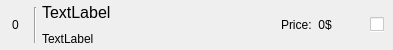
<?xml version="1.0" encoding="UTF-8"?>
<ui version="4.0">
 <class>ProductItem</class>
 <widget class="QWidget" name="ProductItem">
  <property name="geometry">
   <rect>
    <x>0</x>
    <y>0</y>
    <width>393</width>
    <height>50</height>
   </rect>
  </property>
  <property name="minimumSize">
   <size>
    <width>200</width>
    <height>50</height>
   </size>
  </property>
  <property name="maximumSize">
   <size>
    <width>16777215</width>
    <height>50</height>
   </size>
  </property>
  <property name="windowTitle">
   <string>Form</string>
  </property>
  <layout class="QHBoxLayout" name="horizontalLayout">
   <property name="spacing">
    <number>0</number>
   </property>
   <property name="leftMargin">
    <number>0</number>
   </property>
   <property name="topMargin">
    <number>0</number>
   </property>
   <property name="rightMargin">
    <number>0</number>
   </property>
   <property name="bottomMargin">
    <number>0</number>
   </property>
   <item>
    <widget class="QWidget" name="Holder" native="true">
     <property name="styleSheet">
      <string notr="true"/>
     </property>
     <layout class="QHBoxLayout" name="horizontalLayout_2">
      <property name="spacing">
       <number>6</number>
      </property>
      <property name="leftMargin">
       <number>3</number>
      </property>
      <property name="topMargin">
       <number>0</number>
      </property>
      <property name="rightMargin">
       <number>9</number>
      </property>
      <property name="bottomMargin">
       <number>0</number>
      </property>
      <item>
       <widget class="QLabel" name="Number">
        <property name="minimumSize">
         <size>
          <width>25</width>
          <height>0</height>
         </size>
        </property>
        <property name="maximumSize">
         <size>
          <width>25</width>
          <height>16777215</height>
         </size>
        </property>
        <property name="styleSheet">
         <string notr="true">background: transparent;</string>
        </property>
        <property name="text">
         <string>0</string>
        </property>
        <property name="alignment">
         <set>Qt::AlignCenter</set>
        </property>
       </widget>
      </item>
      <item>
       <widget class="Line" name="line">
        <property name="maximumSize">
         <size>
          <width>2</width>
          <height>36</height>
         </size>
        </property>
        <property name="styleSheet">
         <string notr="true"/>
        </property>
        <property name="orientation">
         <enum>Qt::Vertical</enum>
        </property>
       </widget>
      </item>
      <item>
       <widget class="QWidget" name="widget" native="true">
        <property name="styleSheet">
         <string notr="true">background: transparent;</string>
        </property>
        <layout class="QVBoxLayout" name="verticalLayout">
         <property name="spacing">
          <number>3</number>
         </property>
         <property name="leftMargin">
          <number>0</number>
         </property>
         <property name="topMargin">
          <number>0</number>
         </property>
         <property name="rightMargin">
          <number>0</number>
         </property>
         <property name="bottomMargin">
          <number>0</number>
         </property>
         <item>
          <widget class="QLabel" name="ProductName">
           <property name="minimumSize">
            <size>
             <width>200</width>
             <height>0</height>
            </size>
           </property>
           <property name="font">
            <font>
             <pointsize>12</pointsize>
            </font>
           </property>
           <property name="styleSheet">
            <string notr="true">background: transparent;</string>
           </property>
           <property name="text">
            <string>TextLabel</string>
           </property>
          </widget>
         </item>
         <item>
          <widget class="QLabel" name="BuyUntil">
           <property name="minimumSize">
            <size>
             <width>200</width>
             <height>0</height>
            </size>
           </property>
           <property name="font">
            <font>
             <pointsize>9</pointsize>
            </font>
           </property>
           <property name="styleSheet">
            <string notr="true">background: transparent;</string>
           </property>
           <property name="text">
            <string>TextLabel</string>
           </property>
          </widget>
         </item>
        </layout>
       </widget>
      </item>
      <item>
       <spacer name="horizontalSpacer">
        <property name="orientation">
         <enum>Qt::Horizontal</enum>
        </property>
        <property name="sizeHint" stdset="0">
         <size>
          <width>41</width>
          <height>20</height>
         </size>
        </property>
       </spacer>
      </item>
      <item>
       <widget class="QLabel" name="label">
        <property name="styleSheet">
         <string notr="true">background: transparent;</string>
        </property>
        <property name="text">
         <string>Price:</string>
        </property>
       </widget>
      </item>
      <item>
       <widget class="QLabel" name="Price">
        <property name="styleSheet">
         <string notr="true">background: transparent;</string>
        </property>
        <property name="text">
         <string>0$</string>
        </property>
        <property name="alignment">
         <set>Qt::AlignCenter</set>
        </property>
       </widget>
      </item>
      <item>
       <spacer name="horizontalSpacer_2">
        <property name="orientation">
         <enum>Qt::Horizontal</enum>
        </property>
        <property name="sizeHint" stdset="0">
         <size>
          <width>40</width>
          <height>20</height>
         </size>
        </property>
       </spacer>
      </item>
      <item>
       <widget class="QCheckBox" name="PurchasedCheckbox">
        <property name="enabled">
         <bool>false</bool>
        </property>
        <property name="styleSheet">
         <string notr="true">background:white</string>
        </property>
        <property name="text">
         <string/>
        </property>
        <property name="checkable">
         <bool>true</bool>
        </property>
       </widget>
      </item>
     </layout>
    </widget>
   </item>
  </layout>
 </widget>
 <resources/>
 <connections/>
</ui>
